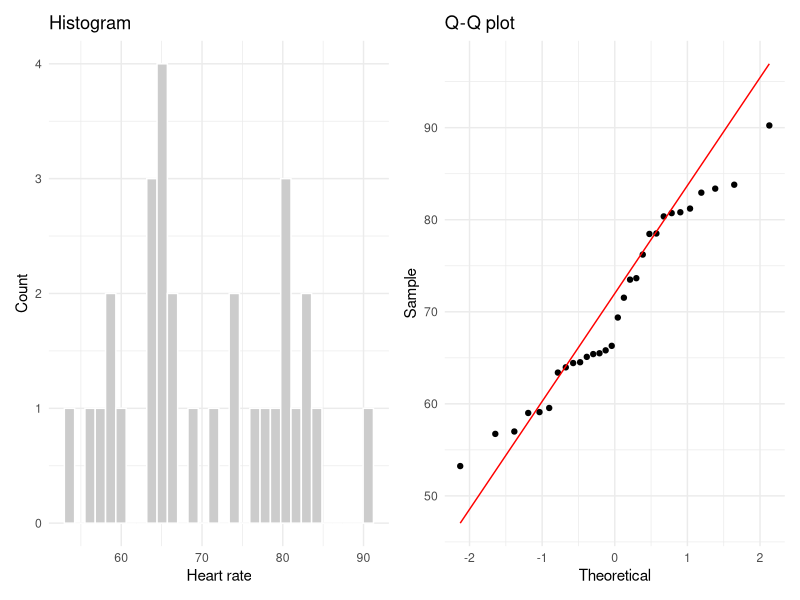
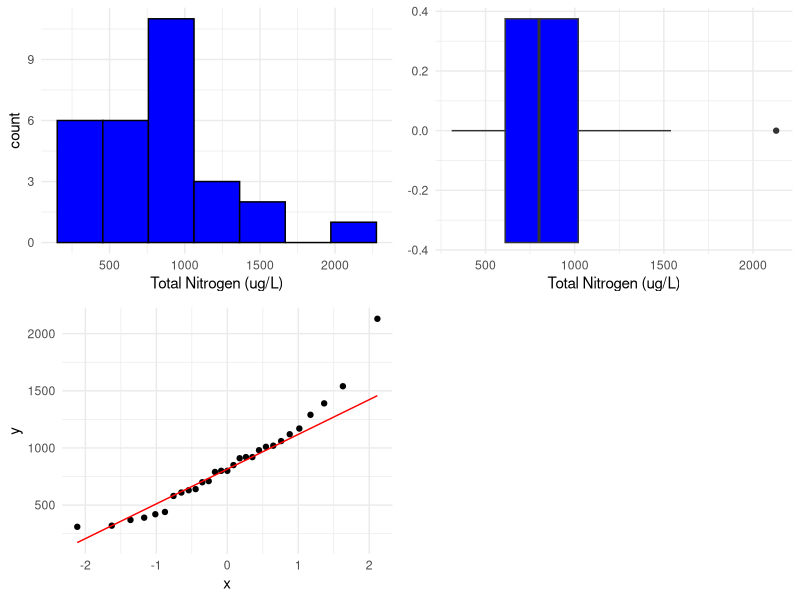
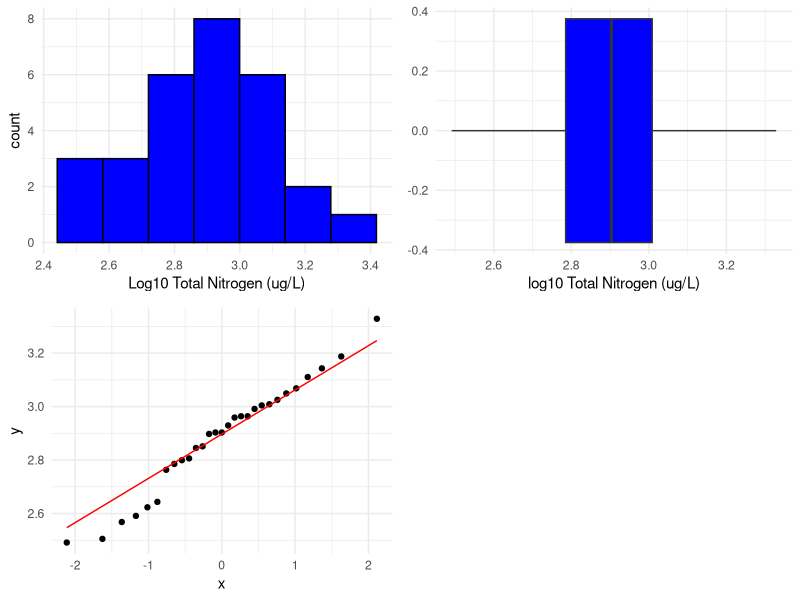

Source code (R) for these figures, in order:
## ---- chunk 1
set.seed(1974)
heart_rate <- rnorm(30, mean = 70, sd = 10)
## ---- chunk 2
#| fig-width: 8
#| fig-height: 3.4

library(ggplot2)
library(patchwork)

df <- data.frame(heart_rate)

p1 <- ggplot(df, aes(heart_rate)) +
  geom_histogram(fill = "grey80", colour = "white", bins = 30) +
  labs(title = "Histogram", x = "Heart rate", y = "Count") +
  theme_minimal()

p2 <- ggplot(df, aes(sample = heart_rate)) +
  stat_qq() +
  stat_qq_line(colour = "red") +
  labs(title = "Q-Q plot", x = "Theoretical", y = "Sample") +
  theme_minimal()

p1 + p2
## ---- chunk 3
shapiro.test(heart_rate)
## ---- chunk 4
t.test(heart_rate,
  mu = 70,
  alternative = "two.sided",
  conf.level = 0.95
)
## ---- chunk 5
qt(0.975, df = 29) ## in our heart rate example, n=30 so df = 29 
## ---- chunk 6
TN <- read.csv("data/TN_Wallacia.csv")
str(TN)
## ---- chunk 7
library(ggplot2)
library(gridExtra)

# Histogram
p1 <- ggplot(TN, aes(x = TN)) +
  geom_histogram(
    fill = "blue", color = "black",
    bins = 7
  ) +
  xlab("Total Nitrogen (ug/L)") +
  theme_minimal()

# Boxplot
p2 <- ggplot(TN, aes(x = TN)) +
  geom_boxplot(fill = "blue") +
  xlab("Total Nitrogen (ug/L)") +
  theme_minimal()

# Q-Q plot
p3 <- ggplot(TN, aes(sample = TN)) +
  stat_qq() +
  stat_qq_line(col = "red") +
  theme_minimal()

## ---- chunk 8
# Arrange the plots in a 2x2 layout
grid.arrange(p1, p2, p3, ncol = 2)
## ---- chunk 9
shapiro.test(TN$TN)
## ---- chunk 10
TN$log10_TN <- log10(TN$TN)
## ---- chunk 11
library(ggplot2)
library(gridExtra)

# Histogram
p1 <- ggplot(TN, aes(x = log10_TN)) +
  geom_histogram(
    fill = "blue", color = "black",
    bins = 7
  ) +
  xlab("Log10 Total Nitrogen (ug/L)") +
  theme_minimal()

# Boxplot
p2 <- ggplot(TN, aes(x = log10_TN)) +
  geom_boxplot(fill = "blue") +
  xlab("log10 Total Nitrogen (ug/L)") +
  theme_minimal()

# Q-Q plot
p3 <- ggplot(TN, aes(sample = log10_TN)) +
  stat_qq() +
  stat_qq_line(col = "red") +
  theme_minimal()

## ---- chunk 12
# Arrange the plots in a 2x2 layout
grid.arrange(p1, p2, p3, ncol = 2)
## ---- chunk 13
shapiro.test(TN$log10_TN)
## ---- chunk 14
t.test(TN$log10_TN,
  mu = log10(500),
  alternative = "two.sided",
  conf.level = 0.95
)
## ---- chunk 15
10^mean(TN$log10_TN)
## ---- chunk 16
10^(2.81)
10^(2.97)
## ---- chunk 17
t.test(TN$log10_TN,
  mu = log10(500),
  alternative = "greater",
  conf.level = 0.95
)
